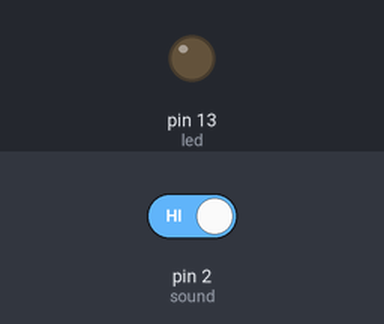
A sketch run on a simulated Arduino Uno, built with avr-gcc and run on an emulated ATmega328P. On the bench: output pins drawn as LEDs (lit = HIGH). The inputs (shaded band) are chosen by the test bench; at power-on: pin 2 (sound) HIGH.

Above: at 1.2 s.
1.3 s: pin 2 (sound) driven LOW
At 1.9 s:
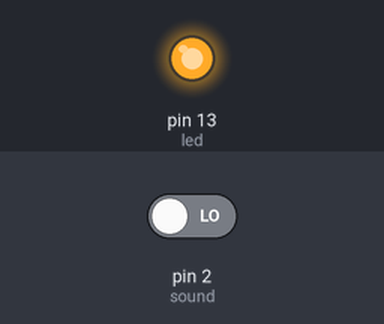
2.8 s: pin 2 (sound) driven HIGH
At 3.1 s:
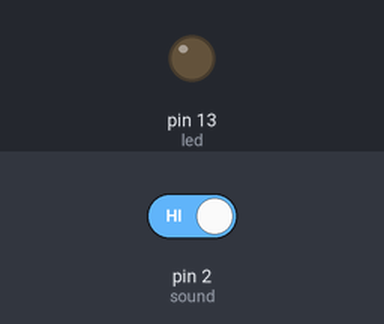
Timing chart, 0 to 5.8 s (numbered marks = the images above; inputs shaded):
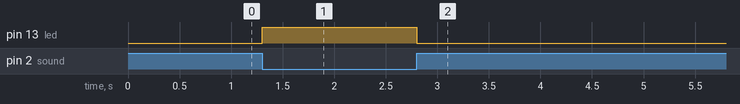

The sketch:

Sound_seventhLesson.ino
```cpp
int sound = 2;
int led = 13;
int val = 0;
void setup() {
  // put your setup code here, to run once:
  pinMode(sound, INPUT);
  pinMode(led, OUTPUT);


}

void loop() {
  // put your main code here, to run repeatedly:
  val = digitalRead(sound);
  Serial.println(val);
  if(val==0)
    digitalWrite(led, 1);
  else
    digitalWrite(led, 0);
}
```

Measured:
- after the input at 1.3 s, pin 13 (led): LOW → HIGH at once
- after the input at 2.8 s, pin 13 (led): HIGH → LOW at once
